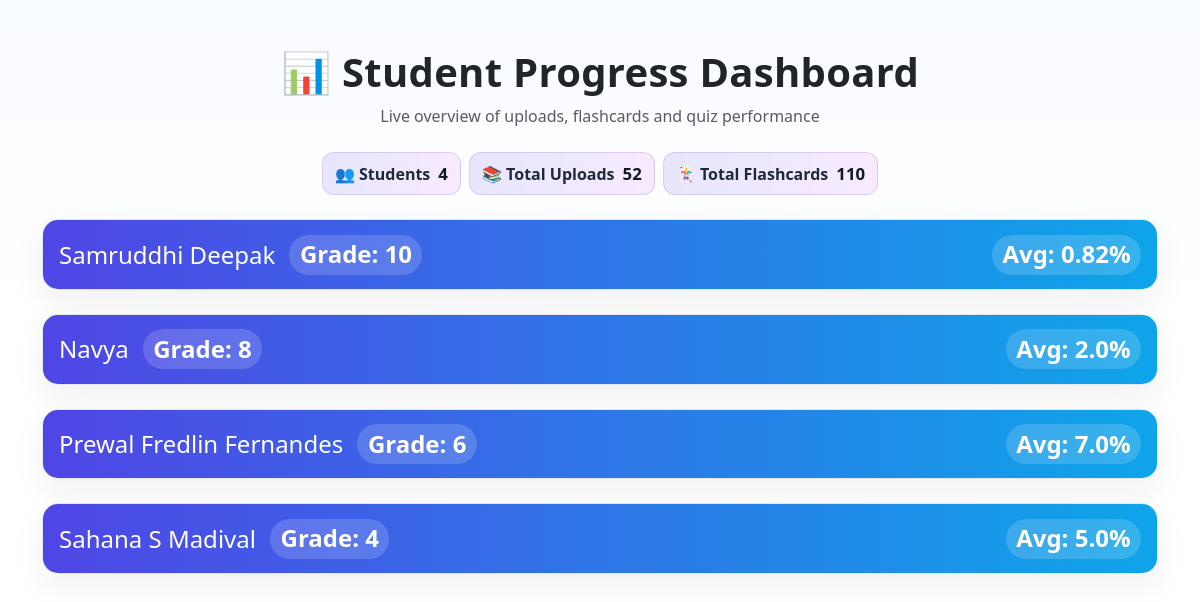
/student_progress (signed in), run on an earlier commit of the app's database.
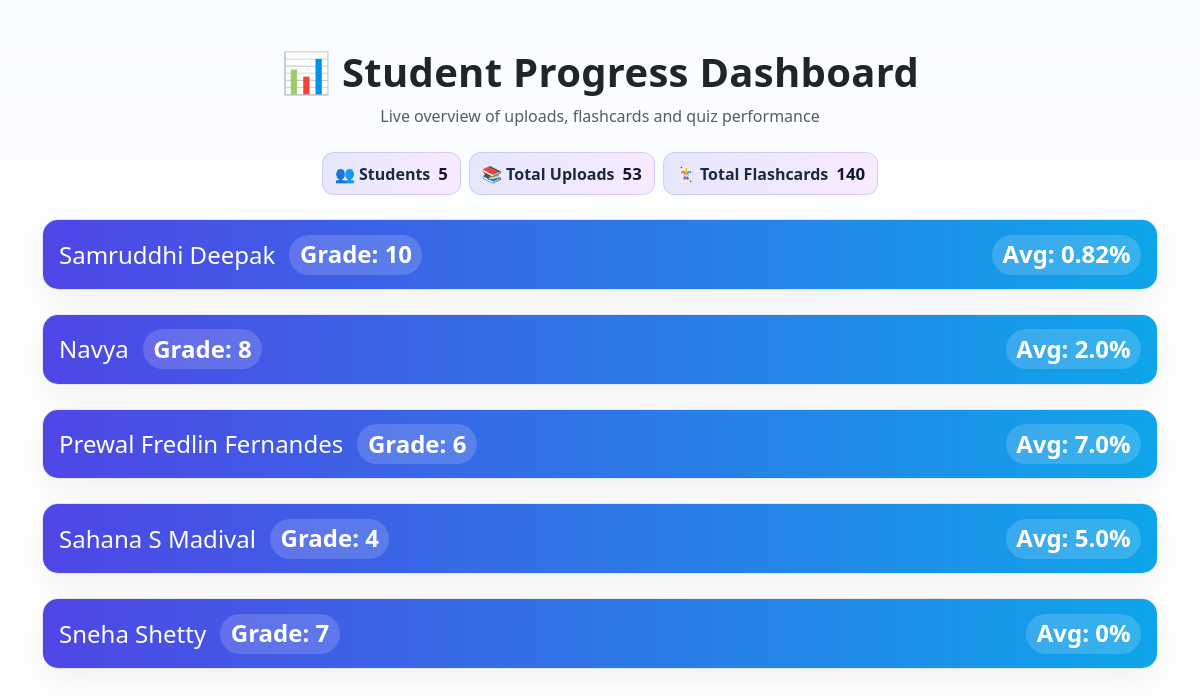
And on a later commit of the database.
### tables this page shows
CREATE TABLE students (
        id INTEGER PRIMARY KEY AUTOINCREMENT,
        name TEXT NOT NULL,
        age INTEGER,
        grade TEXT,
        accessibility TEXT,
        email TEXT,
        phone TEXT,
        password_hash TEXT,
        created_at TEXT
    );

### app.py (the view)
@app.route("/student_progress")
@login_required(role="teacher")
def student_progress():
    conn = get_db()
    cur = conn.cursor()
    filter_id = request.args.get("student_id")
    if filter_id:
        cur.execute("SELECT * FROM students WHERE id = ?", (filter_id,))
    else:
        cur.execute("SELECT * FROM students")
    students = cur.fetchall()
    progress_data = []
    for student in students:
        student_id = student["id"]
        cur.execute("SELECT * FROM uploads WHERE student_id = ?", (student_id,))
        uploads = cur.fetchall()
        total_uploads = len(uploads)
        cur.execute("SELECT * FROM flashcards WHERE student_id = ?", (student_id,))
        flashcards = cur.fetchall()
        total_flashcards = sum(f['num_flashcards'] for f in flashcards)
        cur.execute("SELECT * FROM quiz_attempts WHERE student_id = ?", (student_id,))
        quizzes = cur.fetchall()
        total_quizzes = len(quizzes)
        avg_score = round(sum(q['score'] for q in quizzes) / total_quizzes, 2) if total_quizzes else 0
        completion_rate = f"{total_quizzes}/{total_uploads}" if total_uploads else "0/0"
        num_audiobooks = len([u for u in uploads if u['filename'].endswith('.mp3')])
        progress_data.append({
            "student": student,
            "uploads": uploads,
            "total_uploads": total_uploads,
            "flashcards": flashcards,
            "total_flashcards": total_flashcards,
            "quizzes": quizzes,
            "total_quizzes": total_quizzes,
            "avg_score": avg_score,
            "completion_rate": completion_rate,
            "num_audiobooks": num_audiobooks
        })
    conn.close()
    return render_template("student_progress.html", progress_data=progress_data, filter_id=filter_id)

### app.py (called while the page is built)
def get_db():
    conn = sqlite3.connect(DB)
    conn.row_factory = sqlite3.Row
    return conn

def login_required(role=None):
    def decorator(f):
        @wraps(f)
        def wrapped(*args, **kwargs):
            user = session.get("user")
            if not user:
                flash("Please log in first.")
                return redirect(url_for("index"))
            if role and user.get("role") != role:
                flash(f"Access restricted to {role}s only.")
                return redirect(url_for("index"))
            return f(*args, **kwargs)
        return wrapped
    return decorator

### templates/student_progress.html (shortened to what this page needs)
<link href="https://cdn.jsdelivr.net/npm/bootstrap@5.3.2/dist/css/bootstrap.min.css" rel="stylesheet">
<div class="container my-5">
  <h1 class="mb-2 text-center page-title">📊 Student Progress Dashboard</h1>
  <p class="text-center text-muted mb-4">Live overview of uploads, flashcards and quiz performance</p>
  <div class="d-flex flex-wrap gap-2 justify-content-center mb-4">
    <div class="kpi"><span>👥 Students</span><span class="value">{{ progress_data|length }}</span></div>
    <div class="kpi"><span>📚 Total Uploads</span><span class="value">{{ progress_data|sum(attribute='total_uploads') }}</span></div>
    <div class="kpi"><span>🃏 Total Flashcards</span><span class="value">{{ progress_data|sum(attribute='total_flashcards') }}</span></div>
  </div>
  {% for p in progress_data %}
  <div class="student-card mb-4">
    <div class="student-head">
      <h4 class="mb-0 d-flex align-items-center justify-content-between">
        <a data-bs-toggle="collapse" href="#student{{ loop.index }}" role="button" aria-expanded="false" aria-controls="student{{ loop.index }}">
          {{ p.student.name }}
          <span class="pill ms-2">Grade: {{ p.student.grade or '-' }}</span>
        </a>
        <span class="pill">Avg: {{ p.avg_score }}%</span>
      </h4>
    </div>
  </div>
  {% endfor %}
</div>

### templates/student_progress.html (style rules this page uses)
.page-title { font-weight:800; letter-spacing:.3px; }
.kpi { display:flex; align-items:center; gap:.5rem; background:linear-gradient(90deg, rgba(79,70,229,.12), rgba(217,70,239,.10)); border:1px solid rgba(79,70,229,.18); color:#1e293b; padding:.5rem .75rem; border-radius:12px; font-weight:700; }
.kpi .value { font-size:1.05rem; color:#111827 }
.student-card { border:1px solid #e5e7eb; border-radius:16px; box-shadow: 0 12px 34px rgba(2,6,23,.06); overflow:hidden; transition: transform .18s ease, box-shadow .18s ease; }
.student-head { background: linear-gradient(90deg, var(--indigo), var(--sky)); color:#fff; padding:.9rem 1rem; border:0; }
.student-head a { color:#fff!important; text-decoration:none; display:block; }
.pill { display:inline-flex; align-items:center; gap:.35rem; padding:.35rem .65rem; border-radius:999px; background:rgba(255,255,255,.16); font-weight:700; }

What changed in the data, as far as the page shows it:
added students: student.name "Sneha Shetty", student "7"
Also different on the page:
{{ progress_data|length }}: "4" → "5"
{{ progress_data|sum(attribute='total_uploads') }}: "52" → "53"
{{ progress_data|sum(attribute='total_flashcards') }}: "110" → "140"
new list line: "Grade: Avg: 0 %"
